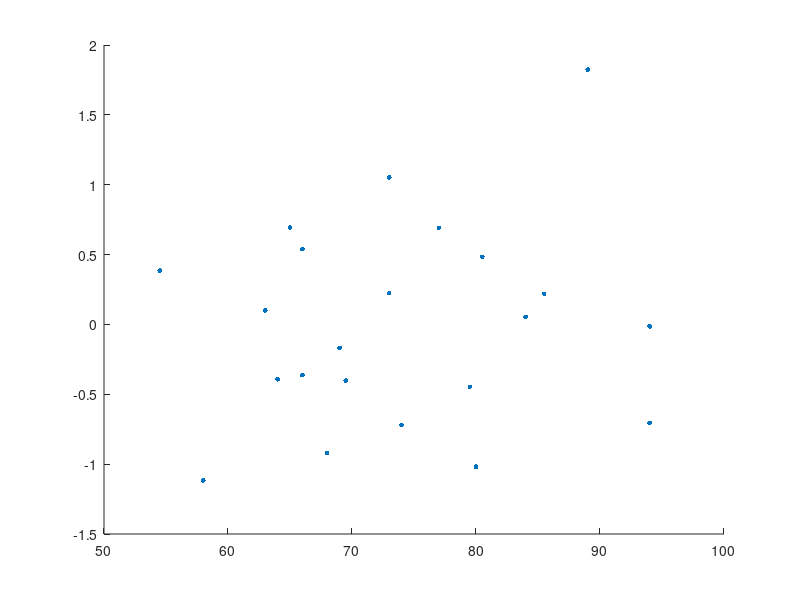

The MATLAB script that drew this image: (Note: this script raises an error after producing the figure.)
% Exercise 5.8

clc;
clear;
close all;

% Fit linear regression model using stepwise regression
physical_data = importdata('physical.txt');
data = physical_data.data;
var_names = char('Mass','Fore','Bicep','Chest','Neck','Shoulder', ...
    'Waist','Height','Calf','Thigh','Head');
Y = data(:,1);
X = data(:,2:end);
n = length(Y);
k = size(X,2);
alpha = 0.05;
zc = norminv(1-alpha/2);

% Full model using all the X variables
x = [ones(n,1) X];
[b,bint] = regress(Y,x);
% Predicted values
y = x * b;
% Error
e = Y - y;
se = sqrt((1/(n-(k+1)))*(sum(e.^2)));
estar = e/se;
% R-squared statistic
meanY = mean(Y);
R2 = 1-(sum(e.^2))/(sum((Y-meanY).^2));
adjR2 =1-((n-1)/(n-(k+1)))*(sum(e.^2))/(sum((Y-meanY).^2));

fprintf('Full model (10 variables)\n');
fprintf('Coefficients\n\tb0=%.5f, b0_int=[%.5f,%.5f]\n', ...
    b(1),bint(1,1),bint(1,2));
for i=2:length(b)
    fprintf('\t%s: b%d=%.5f, b%dint=[%.5f,%.5f]\n', ...
        var_names(i,:),i-1,b(i),i-1,bint(i,1),bint(i,2));
end
fprintf('Residual std: %.5f\n',se);
fprintf('R-squared: %.5f\nadj R-square: %.5f\n',R2,adjR2);

figure();
scatter(Y,estar,12,'blue','filled');
hold on;
yline(zc,'r-.');
yline(-zc,'r-.');
xlabel('Mass (kg)');
ylabel('Standardized adjustment error');
title('Diagnostic plot for full model');

% Stepwise regression model
[bs,sebs,~,finalmodel,stats]=stepwisefit(X,Y);
bs = [stats.intercept;bs];
model_vars = find(finalmodel==1);
% Predicted values
y = x * (bs.*transpose([1 finalmodel]));
% Error
e = Y - y;
k = sum(finalmodel);
se = sqrt((1/(n-(k+1)))*(sum(e.^2)));
estar = e/se;
% R-squared statistic
R2 = 1-(sum(e.^2))/(sum((Y-meanY).^2));
adjR2 =1-((n-1)/(n-(k+1)))*(sum(e.^2))/(sum((Y-meanY).^2));
tc = tinv(1-alpha/2,n-(k+1));
fprintf("Model using stepwise regression\n");
fprintf('Coefficients\n\tb0=%.5f\n',bs(1));
for i=1:k
    fprintf('\t%s: b%d=%.5f, b%dint=[%.5f,%.5f]\n', ...
        var_names(model_vars(i)+1,:),model_vars(i),bs(model_vars(i)+1), ...
        model_vars(i), bs(model_vars(i)+1)-tc*sebs(model_vars(i)+1), ...
        bs(model_vars(i)+1)+tc*sebs(model_vars(i)+1));
end
fprintf('Residual std: %.5f\n',se);
fprintf('R-squared: %.5f\nadj R-square: %.5f\n',R2,adjR2);

figure();
scatter(Y,estar,12,'blue','filled');
hold on;
yline(zc,'r-.');
yline(-zc,'r-.');
xlabel('Mass (kg)');
ylabel('Standardized adjustment error');
title('Diagnostic plot for stepwise regression model');